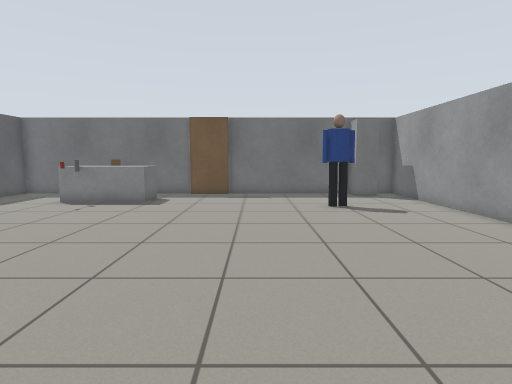
View 1 (above)

15 first-person views from a walk through a world built for the Gazebo simulator. The camera is 0.9 m above the floor, tilts 6° down and sees 80° across. Floor lines are 1 m apart. The floor is counted in squares, 0.5 m on a side. Each view is taken from the middle of a square. On the plan, view 1 faces up. The plan holds only what a view shows up to about 16 squares ahead; the rest is blank. Simple shapes stand in for some stock models.

View 2
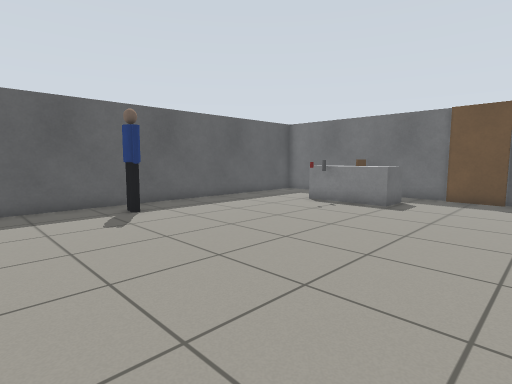

View 3
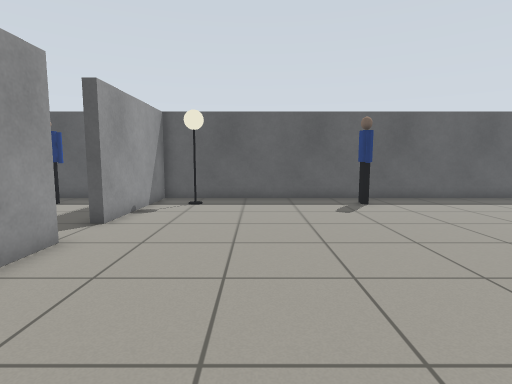

View 4
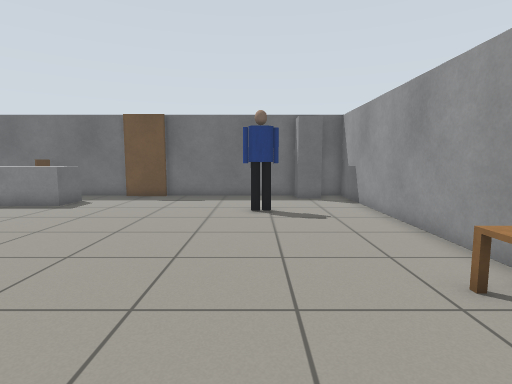

View 5
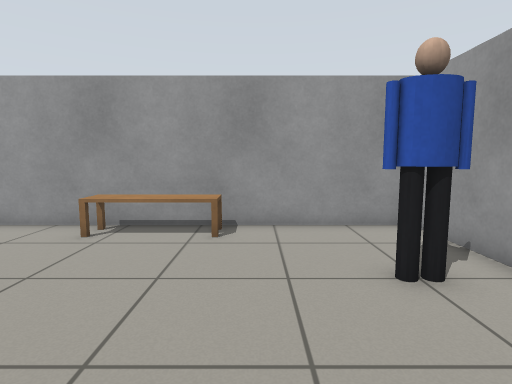

View 6
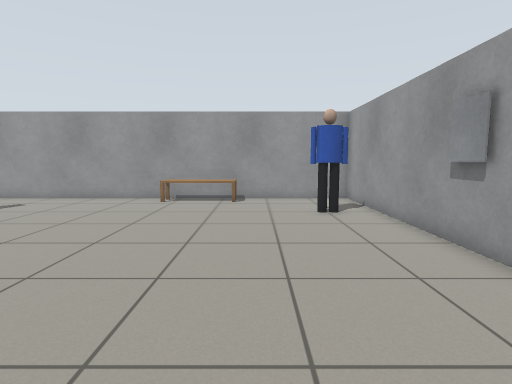

View 7
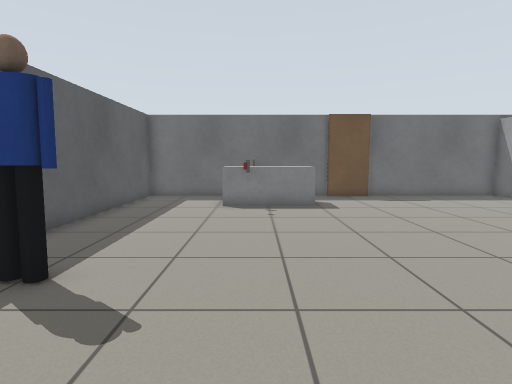

View 8
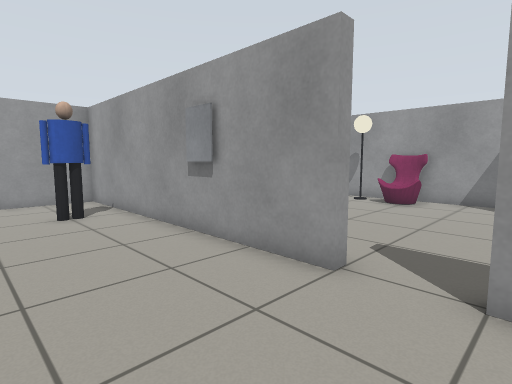

View 9
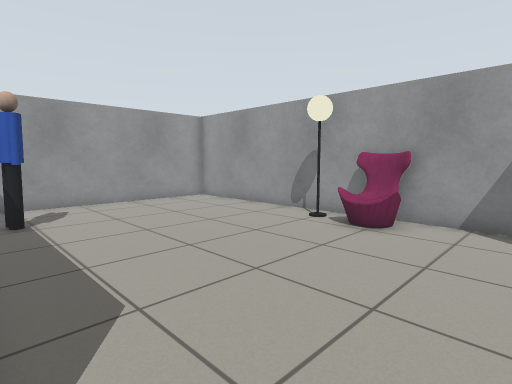

View 10
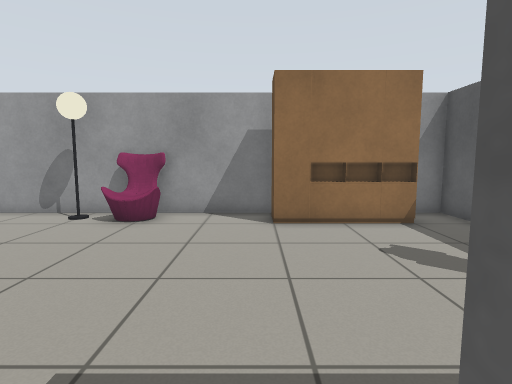

View 11
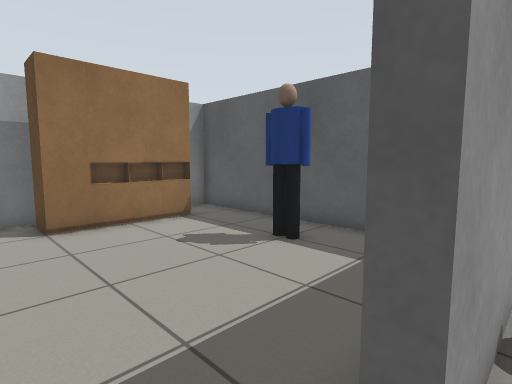

View 12
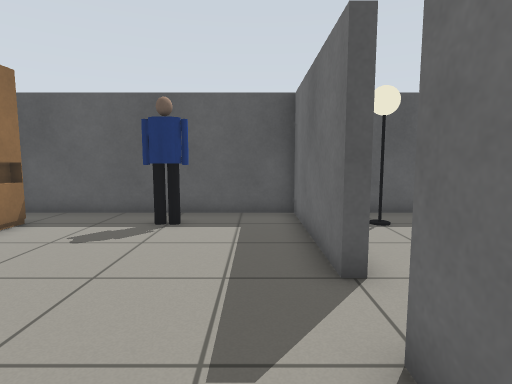

View 13
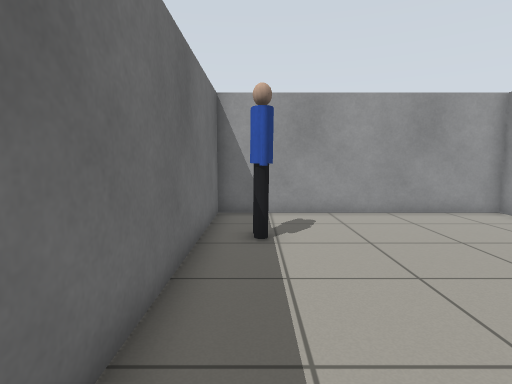

View 14
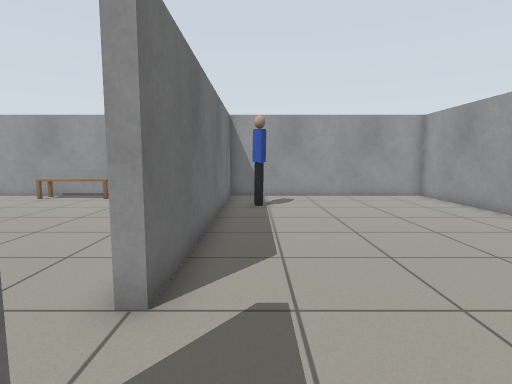

View 15
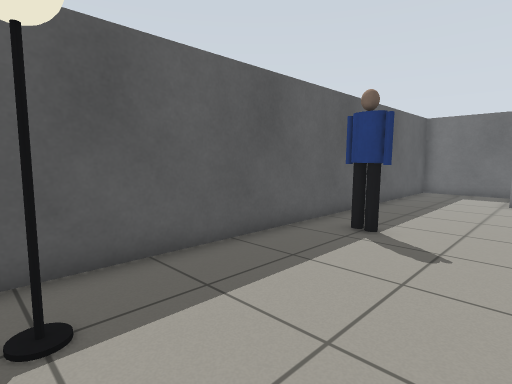

### Floor plan
Points are (right, up) in squares from view 1. A wall is a line through its corners. A room is listed if a view was taken in it or the views show most of it. See-through windows are left out.
Room 1 (views 1, 2, 3, 4, 5, 6, 7, 8, 10, 11, 15)
walls: (-1.4, 16) (-3.5, 16.1); (-3.4, 16.3) (-6.2, 16.3); (7.3, 5.4) (7.3, 16.3) (6.6, 16.3); (-4.5, -3.7) (-4.5, -3.3) (7.3, -3.3) (7.3, 1.5); (4.2, 16.3) (-1.5, 16.3); (-8.6, 16.3) (-12.3, 16.3) (-12.3, -3.3) (-6.5, -3.3)
ways out: opening at (-5.5, -4) to room 2
objects: lamp (-11, -2) to (-10, -1); person (-11, 5) to (-10, 6); grey box (-8, 13) to (-5, 14); other object (-8, 15) to (-7, 16); other object (-7, 12); other object (-7, 13); picture (-1, -3); person (3, -2) to (4, -1); person (3, 12) to (4, 12); wardrobe (5, 15) to (6, 16); bench (6, 2) to (7, 5)
Room 2 (views 9, 12, 13, 14)
walls: (-1.6, -13.3) (7.3, -13.3) (7.3, -3.7) (-4.5, -3.7); (-6.6, -13.3) (-3.8, -13.3); (-6.5, -3.3) (-6.5, -3.7) (-12.3, -3.7) (-12.3, -13.3) (-11.4, -13.3)
ways out: opening at (-5.5, -4) to room 1
objects: person (-11, -8) to (-10, -7); wardrobe (-10, -12) to (-8, -12); sofa (-3, -13) to (-2, -12); lamp (0, -12); person (4, -5)

Positions as (right, up) in squares from view 1, and headings:
1: (0, 0), facing up
2: (0, 1), facing up-left
3: (2, 1), facing left
4: (3, 1), facing up
5: (-1, 1), facing right
6: (-7, 1), facing right
7: (-7, 1), facing up
8: (-7, 1), facing down-right
9: (-6, -4), facing down-right
10: (-6, -3), facing down
11: (-5, -3), facing down-left
12: (-2, -5), facing left
13: (-3, -5), facing right
14: (-8, -5), facing right
15: (-7, -2), facing up-left
